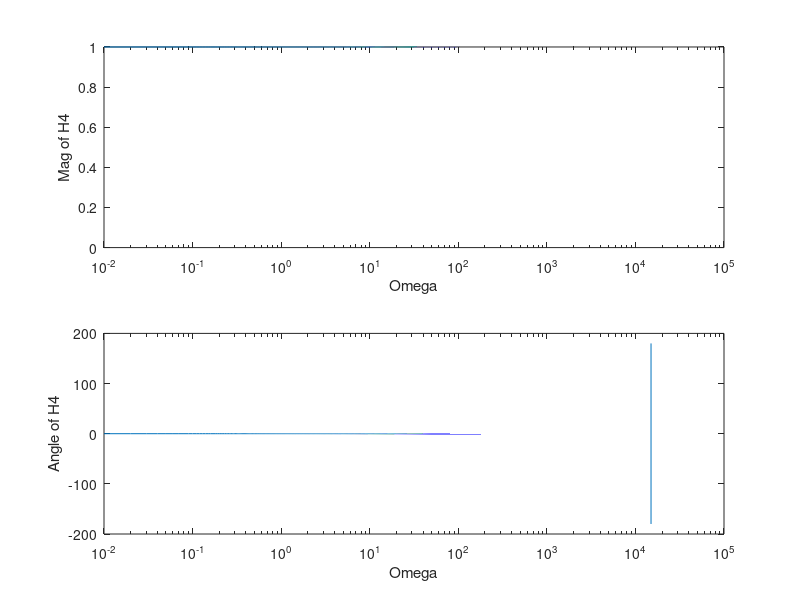

Write the MATLAB code that produced this figure.
clear all
%freq, period, time vector
n = 2;%which harmonic
omega_0 = 2*pi*10000;%fund harmonic
T = 10^(-4);%period
t = [-T/2:T/10000:T/2];%period interval


%model of n(t)
x = sawtooth(omega_0*t+pi,1/2);%creates n(t)
%plot(t,x)
%grid on

%fourier transform of n(t)
a = -j * n * omega_0;%change of variable
X = x.*exp(a.*t);%function to be integrated
alpha_n = (1/T) * trapz(t,X);%complex coeff of fourier transform
abs(alpha_n)


%find vals for c_n, phi_n
c_mag = 2 * abs(alpha_n);%magnitude
c_phase = angle(alpha_n)*180/pi;%phase shift
c_freq = n * omega_0/(2*pi);


%transfer functions
omega_plot = [0:0.01:omega_0];
omega_c = 15000;
s = j*omega_plot;
H2 = (omega_c^2)./(s.^2 + (2/sqrt(2))*s*omega_c + omega_c^2);
H4 = (omega_c^4)./((s.^2 + s.*0.7654*omega_c + omega_c^2).*(s.^2 + s.*1.8478*omega_c + omega_c^2));

%test mag and phase of filters w/ different omega_c
figure(2);
subplot(2,1,1);
semilogx(omega_plot,abs(H4))%check mag at 2*pi*10000
xlabel('Omega');
ylabel('Mag of H4');
subplot(2,1,2)
semilogx(omega_plot,angle(H4)*180/pi)%check phase at 2*pi*60
xlabel('Omega');
ylabel('Angle of H4');



%H4 vector for different omega values
omega = [2*pi*60 omega_0 2*omega_0 3*omega_0];
H4_vec = [];
V_in = [];
for k = 1:1:length(omega)
    a2 = -j * omega(k);
    s2 = j * omega(k);
    if omega(k) == 2*pi*60
        V_in(k) = exp(-j*0);
    else
        T = 10^(-4);
        t = [-T/2:T/10000:T/2];
        X2 = x.*exp(a2.*t);
        alpha_n2 = (1/T) * trapz(t,X2);%complex coeff of fourier transform
        V_in(k) = alpha_n2;
    end
    H4_vec = [H4_vec (omega_c^4)/((s2^2 + s2*0.7654*omega_c + omega_c^2)*(s2^2 + s2*1.8478*omega_c + omega_c^2))];
end
check = abs(V_in(1))


%V_out Vector
V_out = [];
for q = 1:1:length(omega)
    V_out = [V_out H4_vec(q)*V_in(q)];
end

V_out_60Hz = 2 * abs(V_out(1))*cos(omega(1)*t + angle(V_out(1)));
V_outHarm1 = 2 * abs(V_out(2))*cos(omega(2)*t + angle(V_out(2)));
V_outHarm2 = 2 * abs(V_out(3))*cos(omega(3)*t + angle(V_out(3)));
V_outHarm3 = 2 * abs(V_out(4))*cos(omega(4)*t + angle(V_out(4)));
%plot(t2,V_out_60Hz)
2 * abs(V_out(1));

abs(V_out(2))








